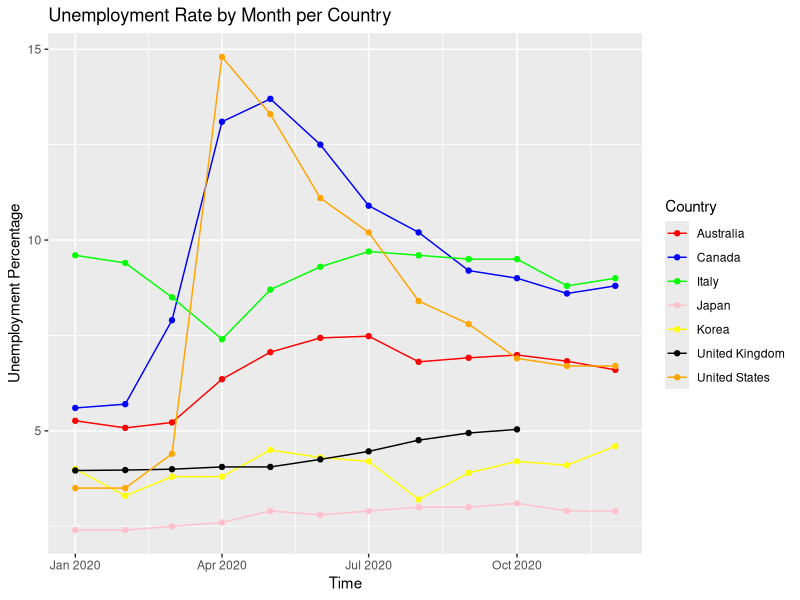
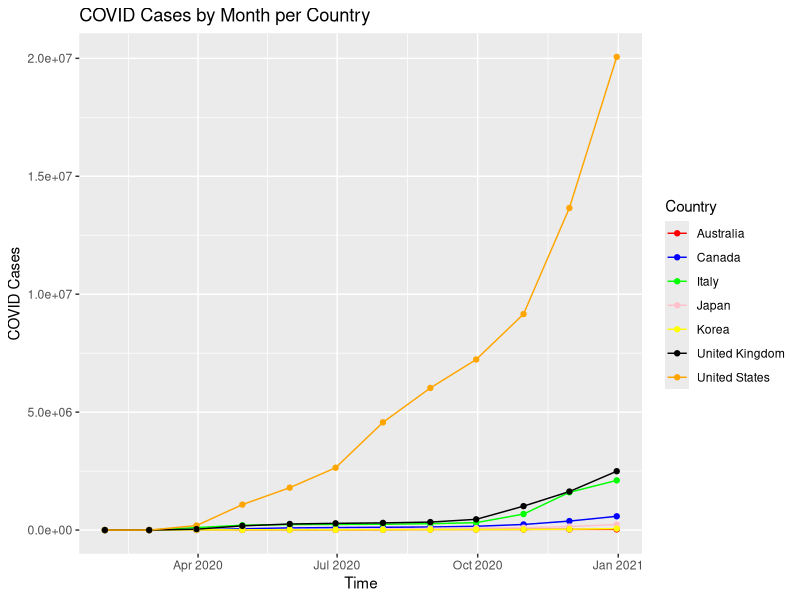
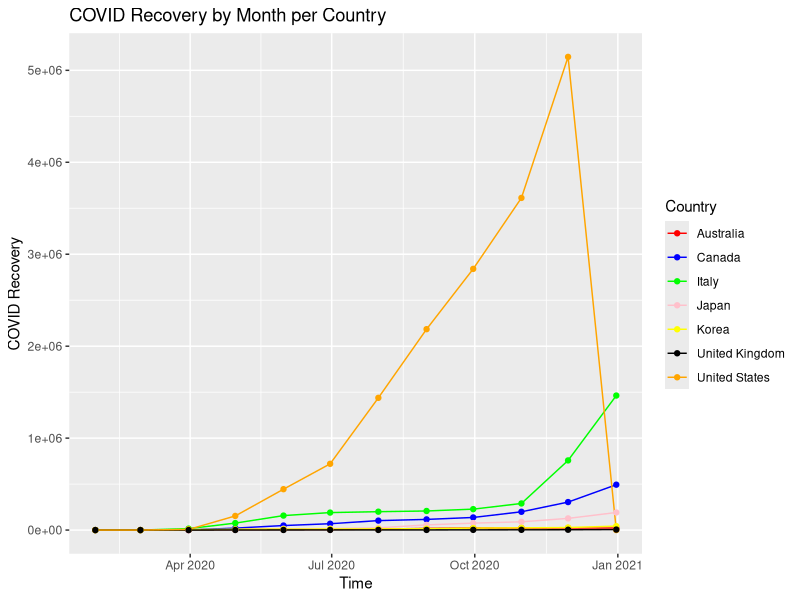
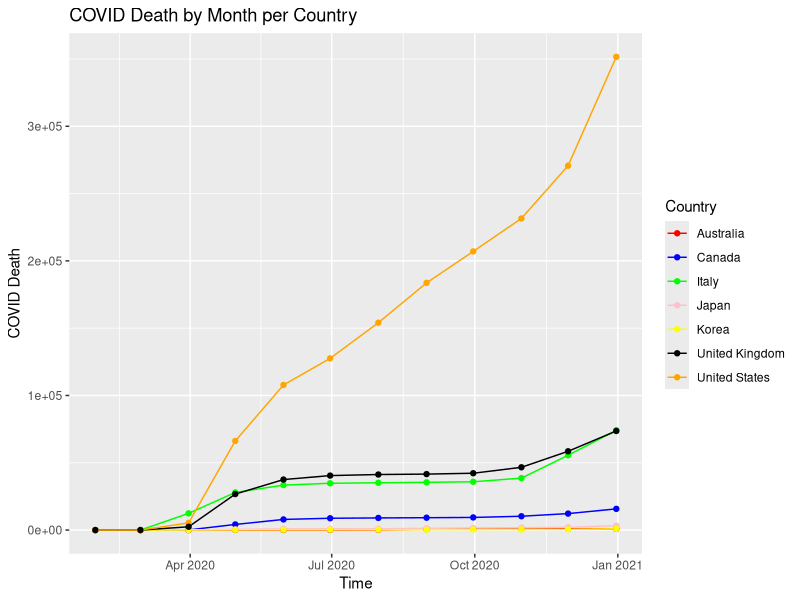

These charts were generated, in order, by the following R code: (Note: this script raises an error after producing the figures.)
## ---- chunk 1
knitr::opts_chunk$set(echo = FALSE)
## ---- chunk 2
library(ggplot2)
library(dplyr)
library(tidyr)
library(tidyverse)
library(R.utils)
#Covid data file, Columns broken into (Date, Country, Confirmed, Recovered, Deaths) 
covid.df <- read.csv(file="countries-aggregated_csv.csv")
covid.df$Country <- as.factor(covid.df$Country)

#Fixing the datasheet regarding unemployment values, only selecting (Country, Date, Percentage of Unemployed)
unemployment_all.df <- read.csv(file="Unemployment Rates_All Persons_2019M1-2020M12.csv")
unemployment.df <- unemployment_all.df[,c(2,4,9,17)]

#Setting Covid date and Unemployment date as a date-type field
library(readr)
covid.df$Date <- as.Date(covid.df$Date)
covid_Monthlytotal.df <- covid.df[covid.df$Date == "2020-01-31" | covid.df$Date == "2020-02-29" | covid.df$Date == "2020-03-31" | covid.df$Date == "2020-04-30" | covid.df$Date == "2020-05-31" | covid.df$Date == "2020-06-30" | covid.df$Date == "2020-07-31" | covid.df$Date == "2020-08-31" | covid.df$Date == "2020-09-30" | covid.df$Date == "2020-10-31" | covid.df$Date == "2020-11-30" | covid.df$Date == "2020-12-31",]

covid_use.df <- covid_Monthlytotal.df[covid_Monthlytotal.df$Country == "Australia" | covid_Monthlytotal.df$Country == "Canada" | covid_Monthlytotal.df$Country == "Italy" | covid_Monthlytotal.df$Country == "Japan" | covid_Monthlytotal.df$Country == "Korea, South" | covid_Monthlytotal.df$Country == "United Kingdom" | covid_Monthlytotal.df$Country == "US",]

index_country <- c("Australia", "Canada","Italy","Japan", "Korea, South", "United Kingdom", "US")
values_country <- c("Australia", "Canada","Italy","Japan", "Korea", "United Kingdom","United States")
covid_use.df$Country <- values_country[match(trim(covid_use.df$Country),index_country)]

#We need to introduce a day of 01 to match R's date time format of YYYY-MM-DD
unemployment.df$TIME <- as.Date(paste(unemployment.df$TIME,"-01",sep=""))
unemployment_2020.df <- unemployment.df[unemployment.df$TIME >= "2020-01-01" & unemployment.df$TIME <= "2020-12-31",]
#We had male and female data, however we're trying to look at the data when it's consolidated
unemployment_2020_all.df <- unemployment_2020.df[unemployment_2020.df$Subject == "Unemployment rate (monthly), Total, All persons",]

#We will now clean up the dataset of unemployment only for the Countries we're looking at.
unemployment_2020_use.df <- unemployment_2020_all.df[unemployment_2020_all.df$Country == "Australia" | unemployment_2020_all.df$Country == "Canada" | unemployment_2020_all.df$Country == "Italy" | unemployment_2020_all.df$Country == "Japan" | unemployment_2020_all.df$Country == "Korea" | unemployment_2020_all.df$Country == "United Kingdom" | unemployment_2020_all.df$Country == "United States",]

index_covid <- c("2020-01-31","2020-02-29","2020-03-31","2020-04-30","2020-05-31","2020-06-30","2020-07-31","2020-08-31","2020-09-30","2020-10-31","2020-11-30","2020-12-31")
index_unemployment <- c("2020-01-01","2020-02-01","2020-03-01","2020-04-01","2020-05-01","2020-06-01","2020-07-01","2020-08-01","2020-09-01","2020-10-01","2020-11-01","2020-12-01")
values <- c("January", "February","March","April","May","June","July","August","September","October","November","December")
covid_use.df$Months <- values[match(trim(covid_use.df$Date),index_covid)]
unemployment_2020_use.df$Months <- values[match(trim(unemployment_2020_use.df$TIME),index_unemployment)]

merged_data_rough <- merge(covid_use.df,unemployment_2020_use.df, by = c("Months","Country"), all=TRUE)
merged_data <- merged_data_rough[complete.cases(merged_data_rough),]
## ---- chunk 3
ggplot(unemployment_2020_use.df, aes(x = unemployment_2020_use.df$TIME, y = unemployment_2020_use.df$Value, linetype = Country, color = Country))+ geom_line() + geom_point() + ylab("Unemployment Percentage") + xlab("Time") + ggtitle("Unemployment Rate by Month per Country") + scale_color_manual(values = c("red", "blue", "green", "pink", "yellow", "black","orange")) + scale_linetype_manual(values = c(1, 1, 1, 1, 1, 1, 1, 1))
## ---- chunk 4
ggplot(covid_use.df, aes(x = covid_use.df$Date, y = covid_use.df$Confirmed, linetype = Country, color = Country))+ geom_line() + geom_point() + ylab("COVID Cases") + xlab("Time") + ggtitle("COVID Cases by Month per Country") + scale_color_manual(values = c("red", "blue", "green", "pink", "yellow", "black","orange")) + scale_linetype_manual(values = c(1, 1, 1, 1, 1, 1, 1, 1))
## ---- chunk 5
ggplot(covid_use.df, aes(x = covid_use.df$Date, y = covid_use.df$Recovered, linetype = Country, color = Country))+ geom_line() + geom_point() + ylab("COVID Recovery") + xlab("Time") + ggtitle("COVID Recovery by Month per Country") + scale_color_manual(values = c("red", "blue", "green", "pink", "yellow", "black","orange")) + scale_linetype_manual(values = c(1, 1, 1, 1, 1, 1, 1, 1))
## ---- chunk 6
ggplot(covid_use.df, aes(x = covid_use.df$Date, y = covid_use.df$Death, linetype = Country, color = Country))+ geom_line() + geom_point() + ylab("COVID Death") + xlab("Time") + ggtitle("COVID Death by Month per Country") + scale_color_manual(values = c("red", "blue", "green", "pink", "yellow", "black","orange")) + scale_linetype_manual(values = c(1, 1, 1, 1, 1, 1, 1, 1))
## ---- chunk 7

Australia_Merged <- subset(merged_data, Country == "Australia")
Canada_Merged <- subset(merged_data, Country == "Canada")
Italy_Merged <- subset(merged_data, Country == "Italy")
Japan_Merged <- subset(merged_data, Country == "Japan")
Korea_Merged <- subset(merged_data, Country == "Korea")
UnitedKingdom_Merged <- subset(merged_data, Country == "United Kingdom")
UnitedStates_Merged <- subset(merged_data, Country == "US")

lm_Australia <- lm(Value ~ Confirmed, data = Australia_Merged)
lm_Australia

lm_all <- lm(Value ~ Confirmed, data = merged_data)
lm_all
## ---- chunk 8
merged_data$Country <- as.factor(merged_data$Country)
merged_data$TIME <- as.factor(merged_data$TIME)
b <- aov(merged_data$Value * merged_data$Confirmed ~ merged_data$Country + merged_data$TIME, data = merged_data)
anova(b)
TukeyHSD(b)
## ---- chunk 9
scatterplotMatrix(merged_data[,c(4:6,9)])
## ---- chunk 10
library(corrplot)

cmat <- cor(merged_data[,c(4:6,9)])
corrplot.mixed(cmat)
